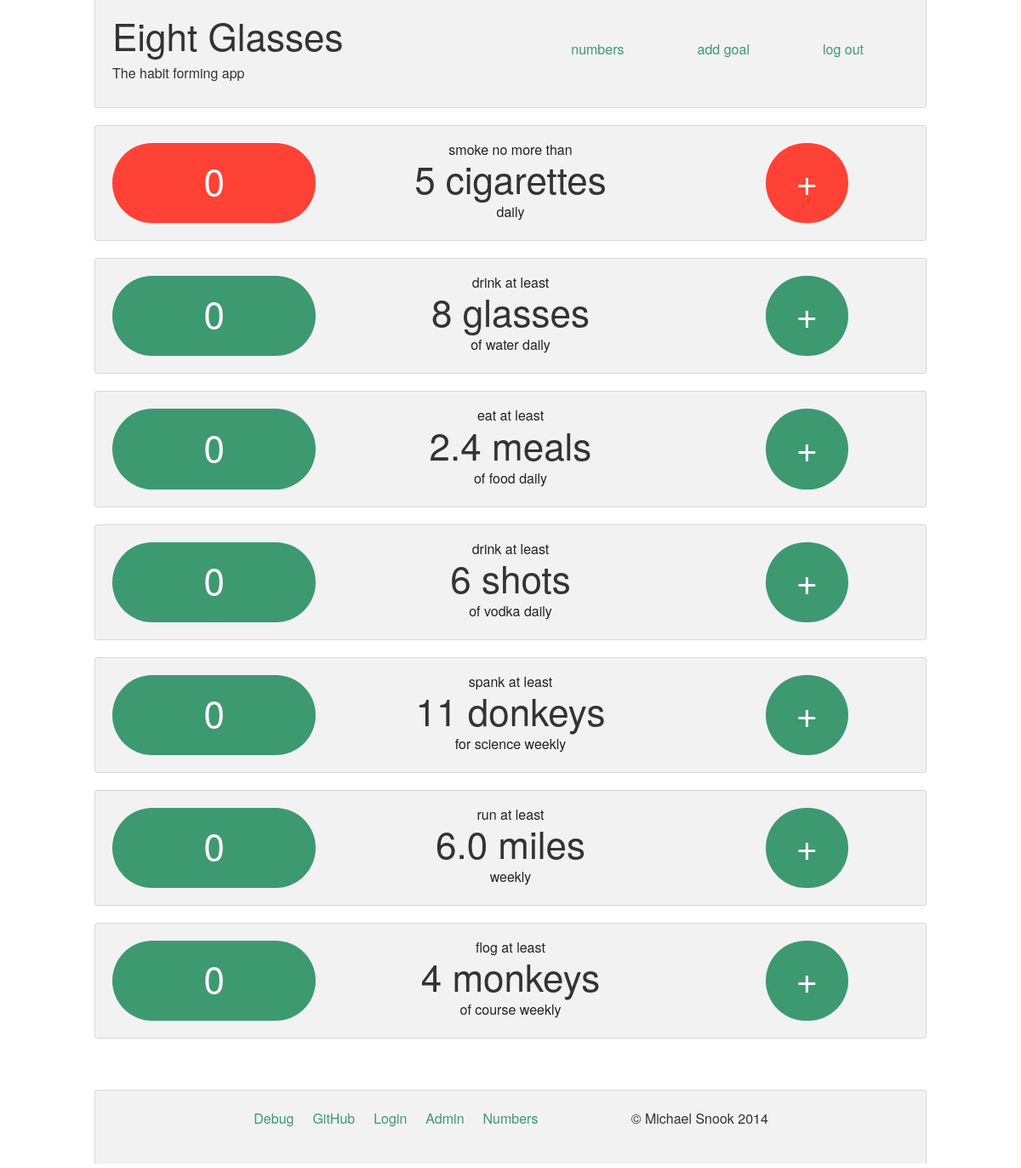
The page / (signed in) on the database its author committed.
### tables this page shows
CREATE TABLE goals (
       id integer PRIMARY KEY AUTOINCREMENT,
       created_at DATETIME DEFAULT CURRENT_TIMESTAMP,
       name text NOT NULL,
       goal real DEFAULT NULL,
       type text DEFAULT "increment",
       direction text DEFAULT "positive",
       period text DEFAULT "daily",
			 verb text DEFAULT NULL,
       subtitle text DEFAULT NULL
);

### eightglasses.py (the view)
@app.route('/')
def home():
    if not session.get('logged_in'):
      return render_template('index.html')
    db = get_db()
    cur = db.execute('select id, name, total, type, datetime(created_at, "localtime") `created_at`, notes from entries order by id desc')
    entries = cur.fetchall()
    """ I'm structuring these queries to share the same "start" and "end" strings, so that it's
        extra super clear what exactly is varying from one to the next.

        It's set up to enforce the same exact SELECT structure so the lists can be appended together
        arbitrarily, but the app mostly relies on the combination of the daily and weekly queries
        which never select the same rows as one another and together select the entire set.

        @@TODO: upgrade to SQLAlchemy (?)

        """
    querystart = 'select max(entries.id) `max_entry_id`, datetime(max(entries.created_at), "localtime") `most_recent`, goals.id `goal_id`, goals.name, goals.type, goals.direction, goals.period, goals.verb, goals.subtitle, sum(coalesce(entries.total, 0)) `sum`, count(distinct entries.id) `count`, goals.goal,  datetime(goals.created_at, "localtime") `created_at` from goals left join entries on '
    queryend = 'group by goals.name'
    cur_day = db.execute(querystart + '(entries.name=goals.name and date(entries.created_at, "localtime") = date("now", "localtime")) where goals.period="daily" ' + queryend)
    dailytotals = cur_day.fetchall()
    cur_week = db.execute(querystart + '(entries.name=goals.name and date(entries.created_at, "localtime", "weekday 1", "-7 days") = date("now", "localtime", "weekday 1", "-7 days")) where goals.period="weekly" ' + queryend)
    weeklytotals = cur_week.fetchall()
    cur = db.execute(querystart + '(entries.name=goals.name) ' + queryend + ', goals.type order by goals.created_at asc')
    totals = cur.fetchall()
    goaltotals = dailytotals + weeklytotals
    return render_template('home.html', entries=entries, goaltotals=goaltotals, totals=totals)

### eightglasses.py (called while the page is built)
def connect_db():
    rv = sqlite3.connect(app.config['DATABASE'])
    rv.row_factory = sqlite3.Row
    return rv

def get_db():
    if not hasattr(g, 'sqlite_db'):
        g.sqlite_db = connect_db()
    db = g.sqlite_db
    with app.open_resource('schema_make.sql', mode='r') as f:
      db.cursor().executescript(f.read())
    db.commit()
    return db

### templates/home.html (shortened to what this page needs)
{% extends "layout.html" %}
{% block body %}
	{% for goaltotal in goaltotals | sort(attribute='max_entry_id', reverse=True) %}
	<div id="slippable" class="row">
  	<div class="large-11 columns">
      <div class="panel radius">
       	<form id="add-{{ goaltotal.name }}" name="add-{{ goaltotal.name }}" action="{{ url_for('add_entry') }}" method="POST" class="add-goal-entry marginless">
				 	<div class="row">
	        	<div class="large-3 small-3 columns text-center">
							{% if goaltotal.type == 'increment' %}
							<button class="round large expand marginless
								{% if goaltotal.direction == 'negative' %}alert{% endif %}">
        				<h1>{{ goaltotal.sum|int }}</h1>
							</button>
							{% else %}
							<a data-reveal-id="modal-{{ goaltotal.name }}" href="#"
								class="round large button expand marginless
								{% if goaltotal.direction == 'negative' %}alert{% endif %}">
        				<h1>
	        				{%- if goaltotal.type == 'increment' or goaltotal.type == 'count' %}{{ goaltotal.sum|int }}
									{%- else %} {{ goaltotal.sum }}
									{%- endif %}
								</h1>
							</a>
							{% endif %}
						</div>
						<div class="large-5 small-5 columns text-center instant">
						  <span>{{ goaltotal.verb }} {% if goaltotal.direction == 'positive' %}at least
						    {%- elif goaltotal.direction == 'negative' %}no more than
						    {% endif %}
						  </span>
						  <h1>
							  {% if goaltotal.type == 'increment' or goaltotal.type == 'count' %}{{ goaltotal.goal|int }}
							  {%- else %} {{ goaltotal.goal }}
							  {%- endif %}
							  {{ goaltotal.name }}
						  </h1>
						  <span class="clearfix">
							   {{- goaltotal.subtitle }}
							 	{{ goaltotal.period -}}
							</span>
						</div>
						<div class="large-3 small-3 columns text-center">
						  {% if goaltotal.type == 'increment' %}
							<button class="round large marginless
								{% if goaltotal.direction == 'negative' %}alert{% endif %}">
        				<h1>+</h1>
							</button>
							{% else %}
							<a data-reveal-id="modal-{{ goaltotal.name }}" href="#" class="round large button marginless {% if goaltotal.direction == 'negative' -%}
						  	 alert {% else %}  {% endif %}">
						  	<h1>+</h1>
						  </a>
							{% endif %}
						</div>
					</div>
				</form>
      </div>
		</div>
	</div>
 	{%- endfor %}
{% endblock %}

### static/style.css (style rules this page uses)
qbutton h1, button h6, .panel button h1, .panel button h6, .button h1, .button h6, .panel .button h1, .panel .button h6 { color: white; }
.marginless { margin: 0; }

### rows shown on the page
goals: sum "0", verb "smoke", direction "no more than", goal "5", name "cigarettes", period "daily"
goals: sum "0", verb "drink", direction "at least", goal "8", name "glasses", subtitle "of water", period "daily"
goals: sum "0", verb "eat", direction "at least", goal "2.4", name "meals", subtitle "of food", period "daily"
goals: sum "0", verb "drink", direction "at least", goal "6", name "shots", subtitle "of vodka", period "daily"
goals: sum "0", verb "spank", direction "at least", goal "11", name "donkeys", subtitle "for science", period "weekly"
goals: sum "0", verb "run", direction "at least", goal "6.0", name "miles", period "weekly"
goals: sum "0", verb "flog", direction "at least", goal "4", name "monkeys", subtitle "of course", period "weekly"
